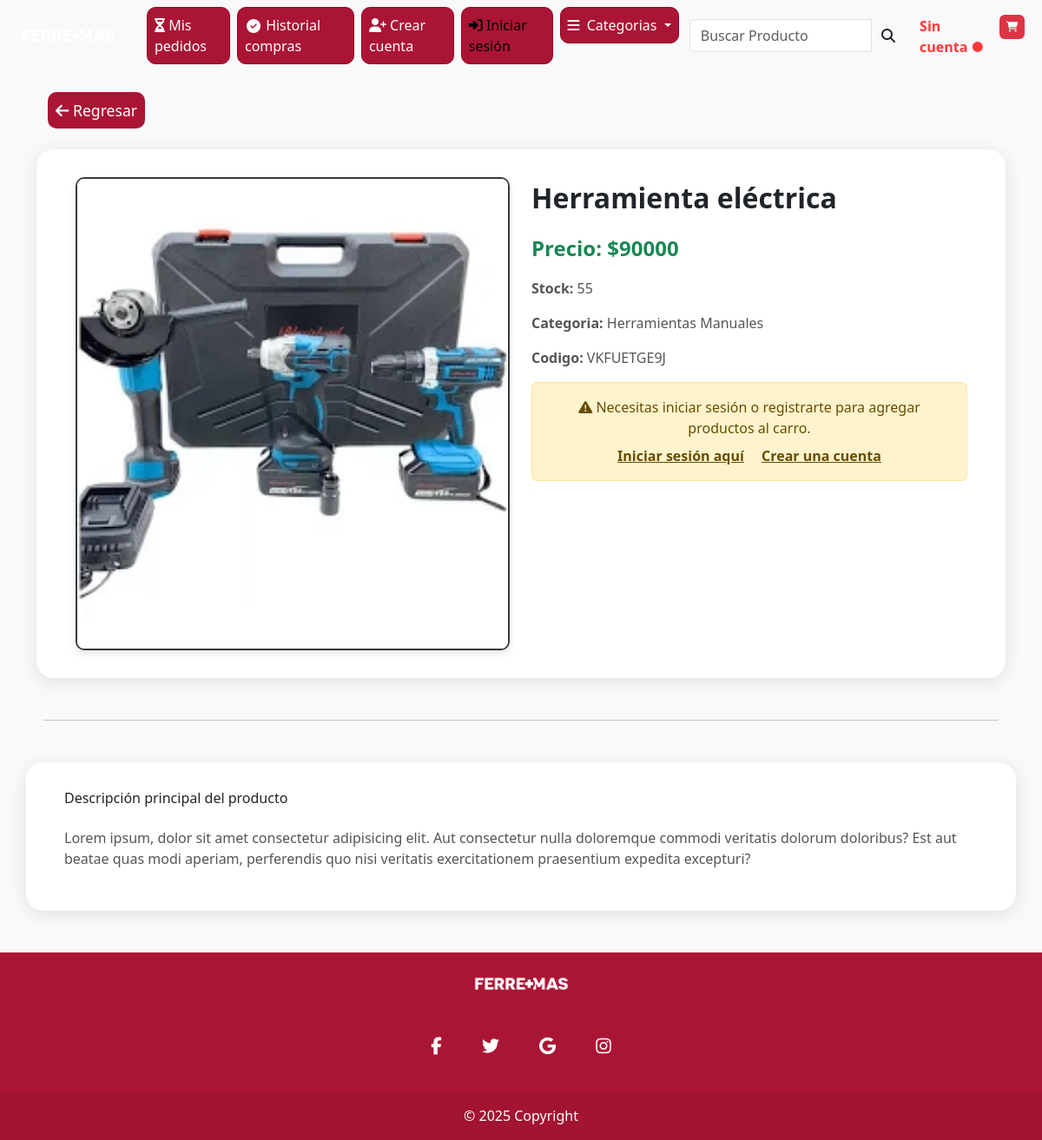
Page /store/producto/8/ on the committed database.
### store/models.py (models this page shows, shortened)
class Producto(models.Model):
    nombre_producto = models.CharField(max_length=50)#falto modelo pero no importa
    descripcion_producto = models.TextField()
    precio_producto = models.IntegerField()
    cantidad_producto = models.IntegerField(default=0)
    creacion_producto = models.DateTimeField(default=timezone.now)
    imagen_producto = models.ImageField(upload_to='producto/', null=True, blank=True)
    id_categoria = models.ForeignKey(Categorias, on_delete=models.CASCADE, default=0)
    codigo_producto = models.CharField(max_length=10, unique=True, editable=False, blank=True)

class Categorias(models.Model):
    id_categoria = models.IntegerField(primary_key=True)
    nombre_categoria = models.CharField(max_length = 50)
    imagen_categoria = models.ImageField(upload_to='categoria/', null=True, blank=True)

### store/views.py (the view)
# urls.py: path('producto/<int:pk>/', views.detalle_productos, name='detalle_productos'),
def detalle_productos(request, pk):
    producto = get_object_or_404(Producto.objects.select_related('id_categoria').all(), pk=pk)
    return render(request, 'detalle_producto.html', {'producto': producto})

### store/templates/detalle_producto.html (shortened to what this page needs)
<!DOCTYPE html>
{% load static %}
<html lang="es">
<head>
  {% load bootstrap5 %}
  {% bootstrap_css %}
  <link rel="stylesheet" href="{% static 'css/detalle-producto-2.css' %}">
  <link rel="stylesheet" href="{% static 'css/nav.css' %}">
  <link rel="stylesheet" href="https://cdnjs.cloudflare.com/ajax/libs/font-awesome/6.6.0/css/all.min.css"
 />
</head>
<body>
  <nav class="navbar navbar-expand-lg bg-body-tertiary">
    <div class="container-fluid">
      <div class="collapse navbar-collapse" id="navbarSupportedContent">
        <a class="navbar-brand mt-2 mt-lg-0" href="{% url 'home' %}">
          <img src="{% static  'images/logo-ferremas.png' %}" height="40" alt="MDB Logo" loading="lazy" />
        </a>
        <ul class="navbar-nav me-auto mb-2 mb-lg-0">
          <li class="nav-item">
            <a class="link-diseño-nav nav-link" href="{% url 'Pedidos_pendientes' %}">
              <i class="fas fa-hourglass-half"></i>
              Mis pedidos
            </a>
          </li>
          <li class="nav-item">
            <a class="link-diseño-nav nav-link" href="{% url 'compras_usuario' %}">
              <i class="nav-icons fas fa-check-circle"></i>
              Historial compras
            </a>
          </li>
          <li class="nav-item">
            <a class="link-diseño-nav nav-link" href="{% url 'registro' %}">
              <i class="fas fa-user-plus"></i>
              Crear cuenta
            </a>
          </li>
          <li class="nav-item">
            <a class="link-diseño-nav nav-link active" aria-current="page" href="{% url 'inicio_sesion' %}">
              <i class="fas fa-sign-in-alt"></i>
              Iniciar sesión
            </a>
          </li>
          <li class="nav-item dropdown">
            <a class="link-diseño-nav nav-link dropdown-toggle" href="#" id="navbarDropdownMenuLink" role="button"
              data-bs-toggle="dropdown" aria-expanded="false">
              <i class="fas fa-bars me-1"></i> Categorias
            </a>
          </li>
        </ul>
      </div>
      <div class="d-flex align-items-center">
        <nav class="navbar bg-body-tertiary">
          <div class="container-fluid">
            <form class="d-flex input-group w-auto">
              <input type="search" class="form-control" placeholder="Buscar Producto" aria-label="Search"
                aria-describedby="search-addon" />
              <span class="input-group-text border-0" id="search-addon">
                <i class="fas fa-search"></i>
              </span>
            </form>
          </div>
        </nav>
        <ul class="navbar-nav">
          <li class="nav-item mx-1">
            {% if estado == 'usuarioAutenticado' %}
            <p class="nav-autenticacion-1">
              <b>Activo ●</b>
            </p>
            {% else %}
            <p class=" nav-autenticacion-2">
              <b>Sin cuenta ●</b>
            </p>
            {% endif %}
          </li>
          <li class="nav-item">
            <a class="nav-link" href="{% url 'carro_compra' %}">
              <span class="cantidad-carro-nav badge badge-pill bg-danger py-2">
                <i class="fas fa-shopping-cart "></i>
              </span>
            </a>
          </li>
        </ul>
      </div>
    </div>
  </nav>
  <div class="container mt-3">
<div class=" my-2 py-3">
<a href="{% url 'home' %}" class="btn-principal my-4">
      <i class="fas fa-arrow-left"></i> Regresar
    </a>
</div>
    <div class="container mt-3 mb-5">
      <div class="row producto-detalle-container">
        <div class="col-md-6 d-flex align-items-center justify-content-center">
          {% if producto.imagen_producto %}
          <img src="{{ producto.imagen_producto.url }}" class="imagen_producto" alt="{{ producto.nombre_producto }}">
          {% endif %}
        </div>
        <div class="col-md-6">
          <p class="nom_producto">{{ producto.nombre_producto }}</p>
          <p class="precio_producto">Precio: ${{ producto.precio_producto }}</p>
          <p class="descripcion_producto"><b>Stock: </b> {{ producto.cantidad_producto }}</p>
          <p class="descripcion_producto"><b>Categoria: </b> {{ producto.id_categoria.nombre_categoria }}</p>
          <p class="descripcion_producto"><b>Codigo: </b>{{ producto.codigo_producto }}</p>
          {% if user.is_authenticated %}
          <div class="formulario-compra mx-auto  text-center ">
            <form class="mx-auto text-center" action="{% url 'agregar_al_carrito' producto.id %}" method="post">
              {% csrf_token %}
              {{ form.as_p }}
              <button type="submit" class="btn ms-5 btn-principal">
                <i class="fas fa-cart-plus"></i> Agregar al Carro
              </button>
            </form>
          </div>
          {% else %}
          <div class="alert alert-warning text-center" role="alert">
            <i class="fas fa-exclamation-triangle"></i>
            Necesitas iniciar sesión o registrarte para agregar productos al carro.
            <div class="text-center mt-2">
              <a href="{% url 'inicio_sesion' %}?next={{ request.path }}" class="alert-link me-2">Iniciar sesión
                aquí</a>
              <a href="{% url 'registro' %}?next={{ request.path }}" class="alert-link ms-2">Crear una cuenta</a>
            </div>
          </div>
        </div>
        {% endif %}
      </div>
    </div>
  </div>
  <hr class="mx-auto col-11">
  <div class="container mt-5 mb-5">
    <div class="row producto-detalle-container">
       <h6 >Descripción principal del producto</h6>
          <p class="descripcion_producto">{{ producto.descripcion_producto }}</p>
    </div>
  </div>
  <footer class="text-center mt-5">
    <div class="pt-3">
      <img src="{% static  'images/logo-ferremas.png' %}" height="40" alt="MDB Logo" loading="lazy" />
    </div>
    <div class="container pt-4">
      <section class="mb-4 mx-auto">
        <a data-mdb-ripple-init class="btn btn-link btn-floating btn-lg link-color-f m-1" href="#!" role="button"
          data-mdb-ripple-color="dark"><i class="fab fa-facebook-f"></i></a>
        <a data-mdb-ripple-init class="btn btn-link btn-floating btn-lg link-color-f m-1" href="#!" role="button"
          data-mdb-ripple-color="dark"><i class="fab fa-twitter"></i></a>
        <a data-mdb-ripple-init class="btn btn-link btn-floating btn-lg link-color-f m-1" href="#!" role="button"
          data-mdb-ripple-color="dark"><i class="fab fa-google"></i></a>
        <a data-mdb-ripple-init class="btn btn-link btn-floating btn-lg link-color-f m-1" href="#!" role="button"
          data-mdb-ripple-color="dark"><i class="fab fa-instagram"></i></a>
      </section>
    </div>
    <div class="footer-final text-center p-3" style="background-color: rgba(0, 0, 0, 0.05);">
      © 2025 Copyright
    </div>
  </footer>
</body>
</html>

### store/static/css/detalle-producto-2.css (style rules this page uses)
:root { --color-seleccion: rgb(203, 203, 203); --color-navbar: #191919; --Color-primario: #ab1535 ; --color-secundario: #8a102b; --color-blanco: #ffffff; }
.navbar { background-color: #8a102b; }
.link-color-f, .list-unstyled,.text-body { color: var(--color-blanco); }
.navbar-brand, .nav-item, .nav-link { color: white; }
.link-diseño-nav { background-color: #ab1535 ; border: 1px solid #940121; margin-left: 8px; border-radius: 10px; }
.nav-icons { position: relative; margin: 2px; top: 1px; }
.nav-autenticacion-2 { position: relative; top: 9px; color: #ff3939; cursor: default; }
.cantidad-carro-nav { position: relative; }
body { background-color: #f8f9fa; }
.producto-detalle-container { background: #fff; padding: 2rem; border-radius: 20px; box-shadow: 0 4px 20px rgba(0, 0, 0, 0.1); }
.imagen_producto { width: 100%; max-width: 500px; border-radius: 10px; object-fit: cover; border: 2px solid #343a40; }
.nom_producto { font-size: 2rem; font-weight: bold; }
.precio_producto { font-size: 1.5rem; color: #198754; font-weight: bold; }
.descripcion_producto { font-size: 1rem; margin-top: 1rem; color: #555; }
.btn-principal { left: 13px; font-size: 1.1rem; padding: 10px 20px; border-radius: 10px; color: white; }
.imagen_producto { width: 100%; height: auto; border-radius: 10px; box-shadow: 0 4px 8px rgba(0, 0, 0, 0.1); }
.btn-principal { position: relative; background-color: var(--Color-primario); text-decoration: none; transition: all 0.6s ease-in-out; padding: 9px; }
footer { background-color: var(--Color-primario); }
.footer-final { color: white; background-color: var(--color-secundario); }

### store/static/css/nav.css (style rules this page uses)
:root { --color-seleccion: rgb(203, 203, 203); --color-navbar: #191919; --Color-primario: #ab1535 ; --color-secundario: #8a102b; }
.navbar { background: linear-gradient(85deg, #8a102b ); background-color: #641414; }
.navbar-brand, .nav-item, .nav-link { color: white; }
.link-diseño-nav { background-color: #ab1535 ; border: 1px solid #940121; margin-left: 8px; border-radius: 10px; }
.nav-icons { position: relative; margin: 2px; top: 1px; }
.nav-autenticacion-2 { position: relative; top: 9px; color: #ff3939; cursor: default; }
.cantidad-carro-nav { position: relative; }

### rows in the picture
Producto: imagen_producto (picture), nombre_producto "Herramienta eléctrica", precio_producto "90000", cantidad_producto "55", id_categoria.nombre_categoria "Herramientas Manuales", codigo_producto "VKFUETGE9J", descripcion_producto "Lorem ipsum, dolor sit amet consectetur adipisicing elit. Aut consectetur nulla doloremque commodi veritatis dolorum doloribus? Est aut beatae quas modi aperiam, perferendis quo nisi veritatis exercitationem praesentium expedita excepturi?"
